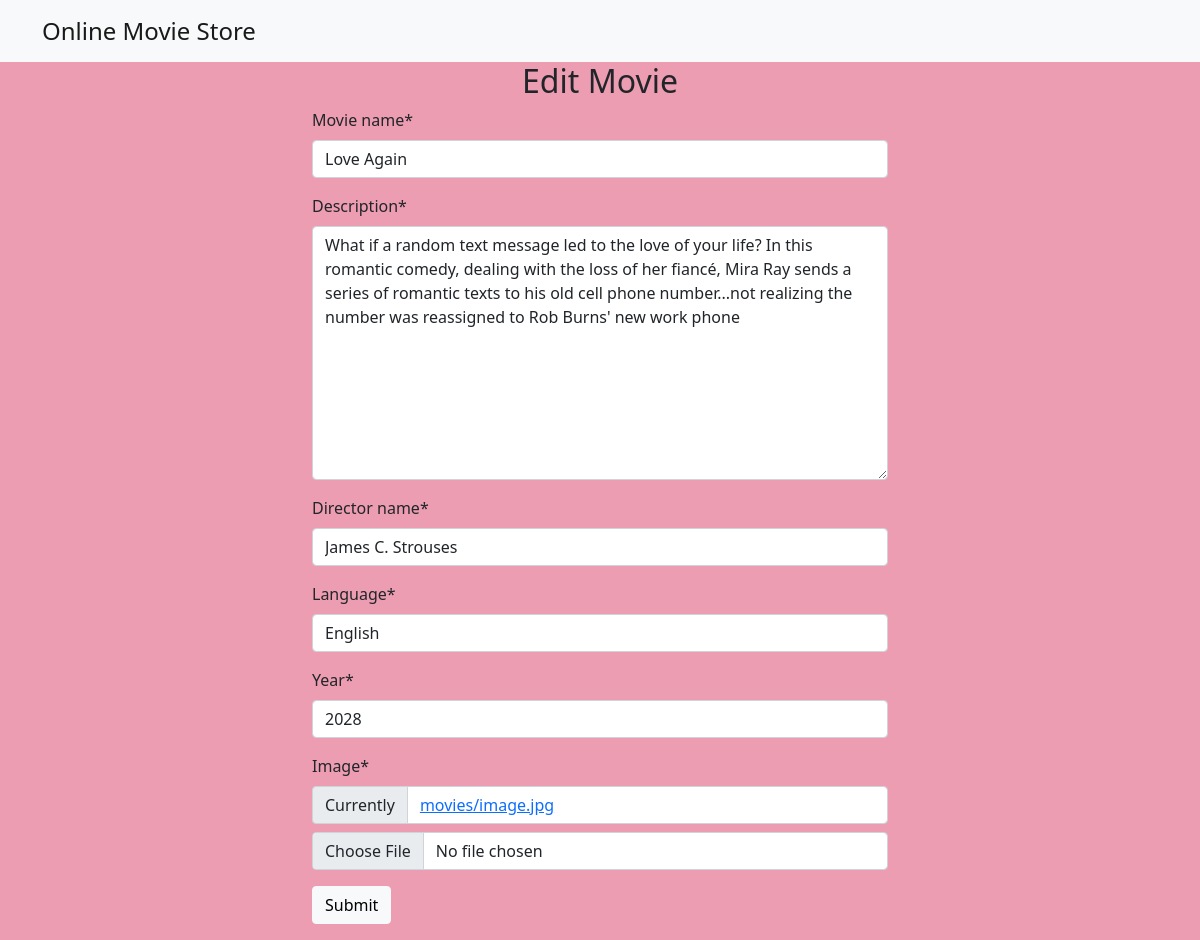
Screenshot of /editmovie/1 with the database file from the repository.
### App1/models.py (models this page shows)
class Movie(models.Model):
    movie_name = models.CharField(max_length=50)
    description = models.TextField()
    director_name = models.CharField(max_length=50)
    language = models.CharField(max_length=50)
    year = models.IntegerField()
    image = models.ImageField(upload_to="movies")

### App1/views.py (the view)
# urls.py: path('editmovie/<int:i>',views.editmovie,name="editmovie"),
def editmovie(request,i):
    m = Movie.objects.get(id=i)
    if (request.method == "POST"):
        form_instance = MovieForm(request.POST, request.FILES,instance=m)
        if form_instance.is_valid():
            form_instance.save()
            return redirect('movielist')
    form_instance=MovieForm(instance=m)
    return render(request, 'editmovie.html', {'form': form_instance})

### App1/forms.py
class MovieForm(forms.ModelForm):
    class Meta:
        model=Movie
        fields=['movie_name','description','director_name','language','year','image']

### templates/editmovie.html (shortened to what this page needs)
{% extends 'base.html' %}
{% load crispy_forms_tags %}
{% block content %}
<div class="container w-50 mx-auto" style="margin-botom:100px;">
<h2>Edit Movie</h2>
<form method="POST" enctype="multipart/form-data">
    {{form|crispy}}
    <div class="mb-3">
        <input type="submit" class="btn btn-light">
    </div>
</form>
    </div>
{% endblock %}

### static/css/style.css (style rules this page uses)
body { background-color:#ed9db2; }
h2 { text-align:center; }

### rows the page displays
Movie: movie_name "Love Again", description "What if a random text message led to the love of your life? In this romantic comedy, dealing with the loss of her fiancé, Mira Ray sends a series of romantic texts to his old cell phone number...not realizing the number was reassigned to Rob Burns' new work phone", director_name "James C. Strouses", language "English", year "2028"
